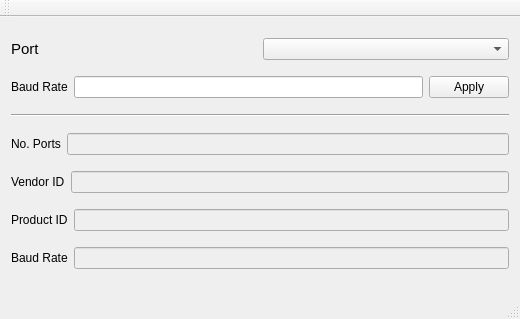
<?xml version="1.0" encoding="UTF-8"?>
<ui version="4.0">
 <class>MainWindow</class>
 <widget class="QMainWindow" name="MainWindow">
  <property name="geometry">
   <rect>
    <x>0</x>
    <y>0</y>
    <width>520</width>
    <height>319</height>
   </rect>
  </property>
  <property name="windowTitle">
   <string>MainWindow</string>
  </property>
  <widget class="QWidget" name="centralWidget">
   <layout class="QVBoxLayout" name="verticalLayout">
    <item>
     <layout class="QHBoxLayout" name="horizontalLayout_3">
      <item>
       <widget class="QLabel" name="label">
        <property name="font">
         <font>
          <pointsize>11</pointsize>
         </font>
        </property>
        <property name="text">
         <string>Port</string>
        </property>
       </widget>
      </item>
      <item>
       <widget class="QComboBox" name="comboBox"/>
      </item>
     </layout>
    </item>
    <item>
     <layout class="QHBoxLayout" name="horizontalLayout_5">
      <item>
       <widget class="QLabel" name="label_4">
        <property name="text">
         <string>Baud Rate</string>
        </property>
       </widget>
      </item>
      <item>
       <widget class="QLineEdit" name="lineEdit_3"/>
      </item>
      <item>
       <widget class="QPushButton" name="pushButton">
        <property name="text">
         <string>Apply</string>
        </property>
       </widget>
      </item>
     </layout>
    </item>
    <item>
     <widget class="Line" name="line">
      <property name="orientation">
       <enum>Qt::Horizontal</enum>
      </property>
     </widget>
    </item>
    <item>
     <layout class="QHBoxLayout" name="horizontalLayout">
      <item>
       <widget class="QLabel" name="label_2">
        <property name="text">
         <string>No. Ports</string>
        </property>
       </widget>
      </item>
      <item>
       <widget class="QLineEdit" name="lineEdit">
        <property name="enabled">
         <bool>false</bool>
        </property>
        <property name="autoFillBackground">
         <bool>false</bool>
        </property>
        <property name="frame">
         <bool>true</bool>
        </property>
        <property name="readOnly">
         <bool>false</bool>
        </property>
        <property name="clearButtonEnabled">
         <bool>false</bool>
        </property>
       </widget>
      </item>
     </layout>
    </item>
    <item>
     <layout class="QHBoxLayout" name="horizontalLayout_2">
      <item>
       <widget class="QLabel" name="label_3">
        <property name="text">
         <string>Vendor ID</string>
        </property>
       </widget>
      </item>
      <item>
       <widget class="QLineEdit" name="lineEdit_2">
        <property name="enabled">
         <bool>false</bool>
        </property>
        <property name="autoFillBackground">
         <bool>false</bool>
        </property>
        <property name="frame">
         <bool>true</bool>
        </property>
        <property name="readOnly">
         <bool>false</bool>
        </property>
        <property name="clearButtonEnabled">
         <bool>false</bool>
        </property>
       </widget>
      </item>
     </layout>
    </item>
    <item>
     <layout class="QHBoxLayout" name="horizontalLayout_6">
      <item>
       <widget class="QLabel" name="label_6">
        <property name="text">
         <string>Product ID</string>
        </property>
       </widget>
      </item>
      <item>
       <widget class="QLineEdit" name="lineEdit_5">
        <property name="enabled">
         <bool>false</bool>
        </property>
        <property name="autoFillBackground">
         <bool>false</bool>
        </property>
        <property name="frame">
         <bool>true</bool>
        </property>
        <property name="readOnly">
         <bool>false</bool>
        </property>
        <property name="clearButtonEnabled">
         <bool>false</bool>
        </property>
       </widget>
      </item>
     </layout>
    </item>
    <item>
     <layout class="QHBoxLayout" name="horizontalLayout_4">
      <item>
       <widget class="QLabel" name="label_5">
        <property name="text">
         <string>Baud Rate</string>
        </property>
       </widget>
      </item>
      <item>
       <widget class="QLineEdit" name="lineEdit_4">
        <property name="enabled">
         <bool>false</bool>
        </property>
        <property name="autoFillBackground">
         <bool>false</bool>
        </property>
        <property name="frame">
         <bool>true</bool>
        </property>
        <property name="readOnly">
         <bool>false</bool>
        </property>
        <property name="clearButtonEnabled">
         <bool>false</bool>
        </property>
       </widget>
      </item>
     </layout>
    </item>
   </layout>
  </widget>
  <widget class="QMenuBar" name="menuBar">
   <property name="geometry">
    <rect>
     <x>0</x>
     <y>0</y>
     <width>520</width>
     <height>22</height>
    </rect>
   </property>
  </widget>
  <widget class="QToolBar" name="mainToolBar">
   <attribute name="toolBarArea">
    <enum>TopToolBarArea</enum>
   </attribute>
   <attribute name="toolBarBreak">
    <bool>false</bool>
   </attribute>
  </widget>
  <widget class="QStatusBar" name="statusBar"/>
 </widget>
 <layoutdefault spacing="6" margin="11"/>
 <resources/>
 <connections/>
</ui>
